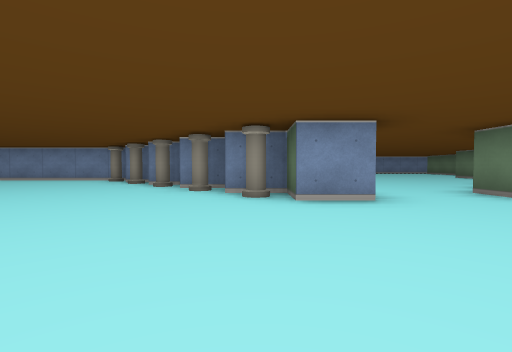
view 1 (above)

15 first-person views from a walk through a cub3D ray-caster map. The camera is about half as high as the walls, tilts 2° down and sees 85° across. The floor is counted in squares. Each view is taken from the middle of a square. On the plan, view 1 faces up. The plan holds only what a view shows up to about 9 squares ahead; the rest is blank.

view 2
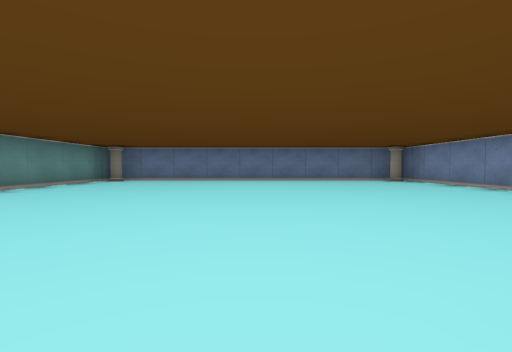

view 3
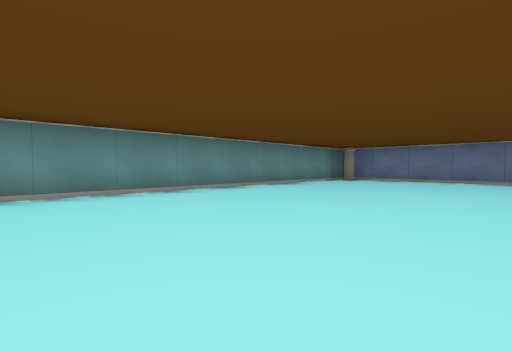

view 4
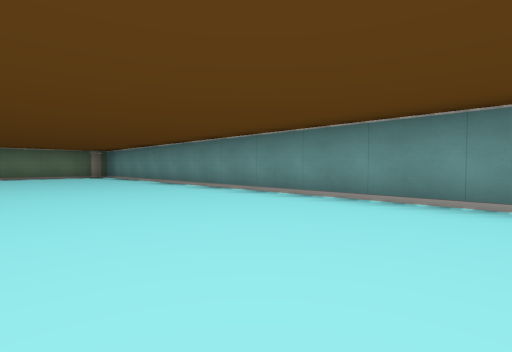

view 5
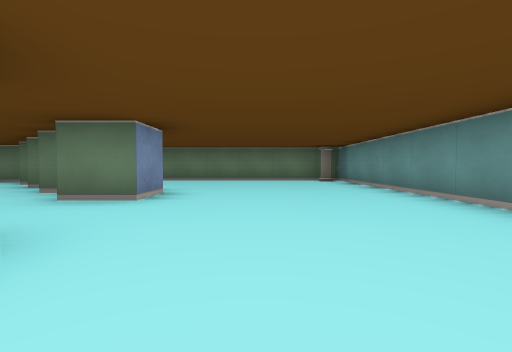

view 6
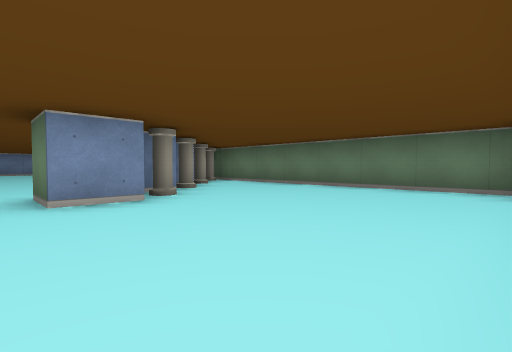

view 7
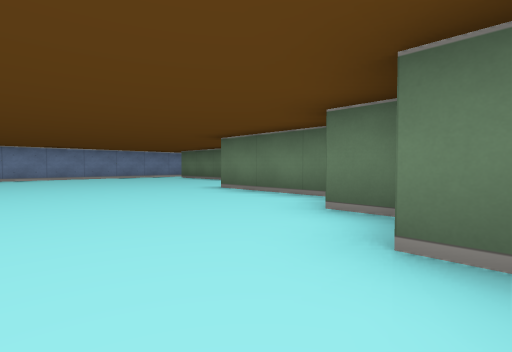

view 8
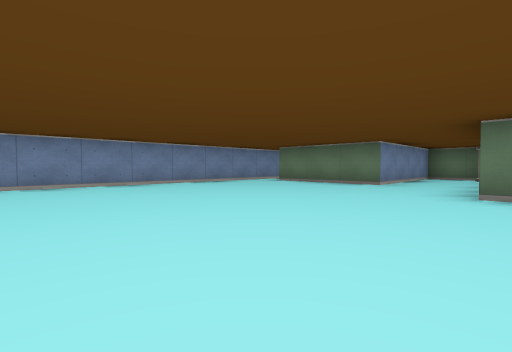

view 9
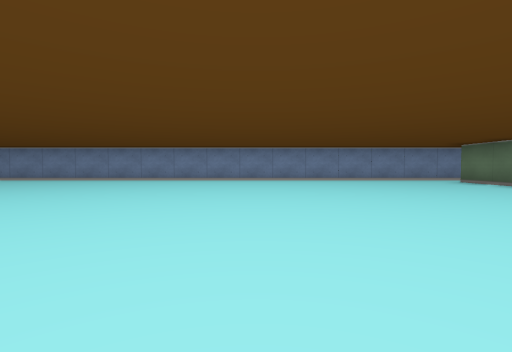

view 10
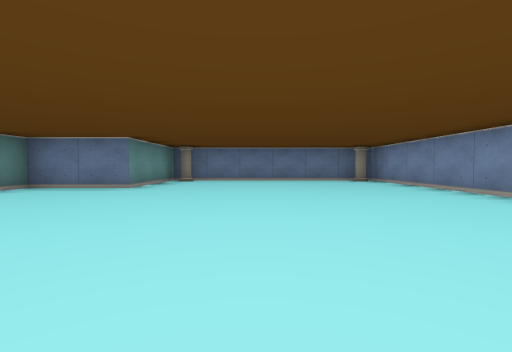

view 11
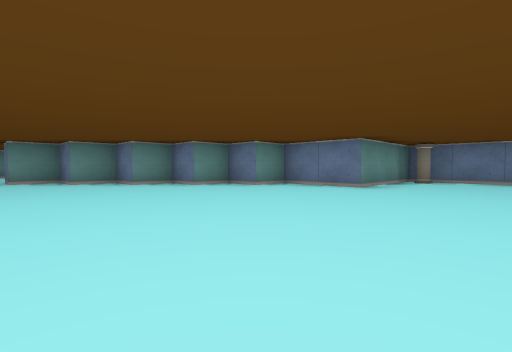

view 12
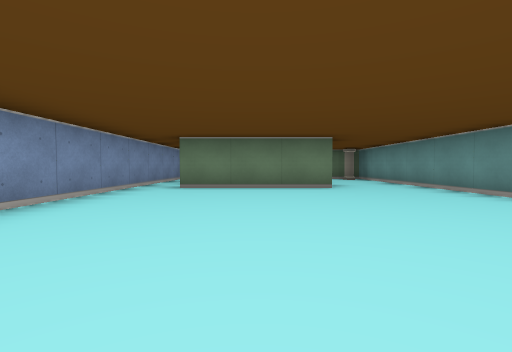

view 13
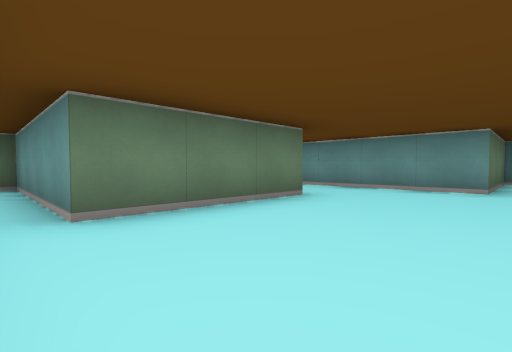

view 14
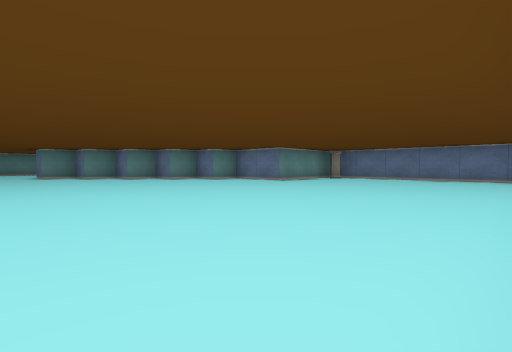

view 15
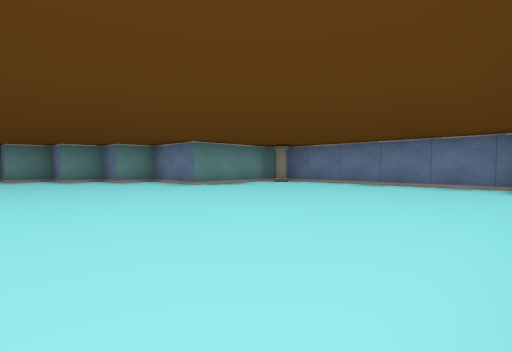

### Floor plan
Points are (right, up) in squares from view 1. A wall is a line through its corners. A room is listed if a view was taken in it or the views show most of it. See-through windows are left out.
Room 1 (views 1, 2, 3, 4, 5, 6)
walls: (-0.5, 5.5) (-1.5, 5.5); (1.5, 3.5) (0.5, 3.5) (0.5, 4.5) (-0.5, 4.5); (-1.5, 6.5) (-2.5, 6.5); (-2.9, 7.5) (-3.5, 7.5); (4.5, 3.5) (3.5, 3.5); (-3.9, 8.5) (-9.5, 8.5) (-9.5, -0.5) (8.5, -0.5) (8.5, 7.2)
ways out: opening at (2.5, 4) to room 2
objects: pillar (-9, 0); pillar (-9, 8); pillar (-4, 8); pillar (-3, 7); pillar (-2, 6); pillar (-1, 5); pillar (0, 4); pillar (5, 4); pillar (6, 5); pillar (7, 6); pillar (8, 0); pillar (8, 7)
Room 2 (views 7, 8, 9, 10, 11, 12, 13, 14, 15)
walls: (6.5, 6.8) (6.5, 7.5); (7.5, 7.6) (7.5, 10.5) (13, 10.5); (5.5, 6) (5.5, 6.5); (3.5, 3.5) (3.5, 4.5); (13.2, 12.5) (9.5, 12.5) (9.5, 15.5) (13.5, 15.5); (13.5, 11.1) (13.5, 12.2); (13, 16.5) (-6.5, 16.5) (-6.5, 10.5) (-3.5, 10.5) (-3.5, 8.5) (-2.5, 8.5) (-2.5, 7.5) (-1.5, 7.5) (-1.5, 6.5) (-0.5, 6.5) (-0.5, 5.5) (0.5, 5.5) (0.5, 4.5) (1.5, 4.5) (1.5, 3.5)
ways out: opening at (2.5, 4) to room 1
objects: pillar (-6, 11); pillar (-6, 16); pillar (13, 11)

Where each view was taken, in squares from view 1:
view 1: 0 up, 0 right, facing up
view 2: 4 up, 1 left, facing left
view 3: 4 up, 1 left, facing down-left
view 4: 3 up, 3 left, facing down-right
view 5: 2 up, 0 right, facing right
view 6: 0 up, 3 right, facing up-right
view 7: 6 up, 4 right, facing up-right
view 8: 10 up, 3 right, facing up-right
view 9: 8 up, 4 right, facing up
view 10: 13 up, 2 right, facing left
view 11: 13 up, 2 right, facing down-left
view 12: 14 up, 4 right, facing right
view 13: 16 up, 7 right, facing down-right
view 14: 16 up, 3 right, facing down-left
view 15: 16 up, 0 right, facing down-left
